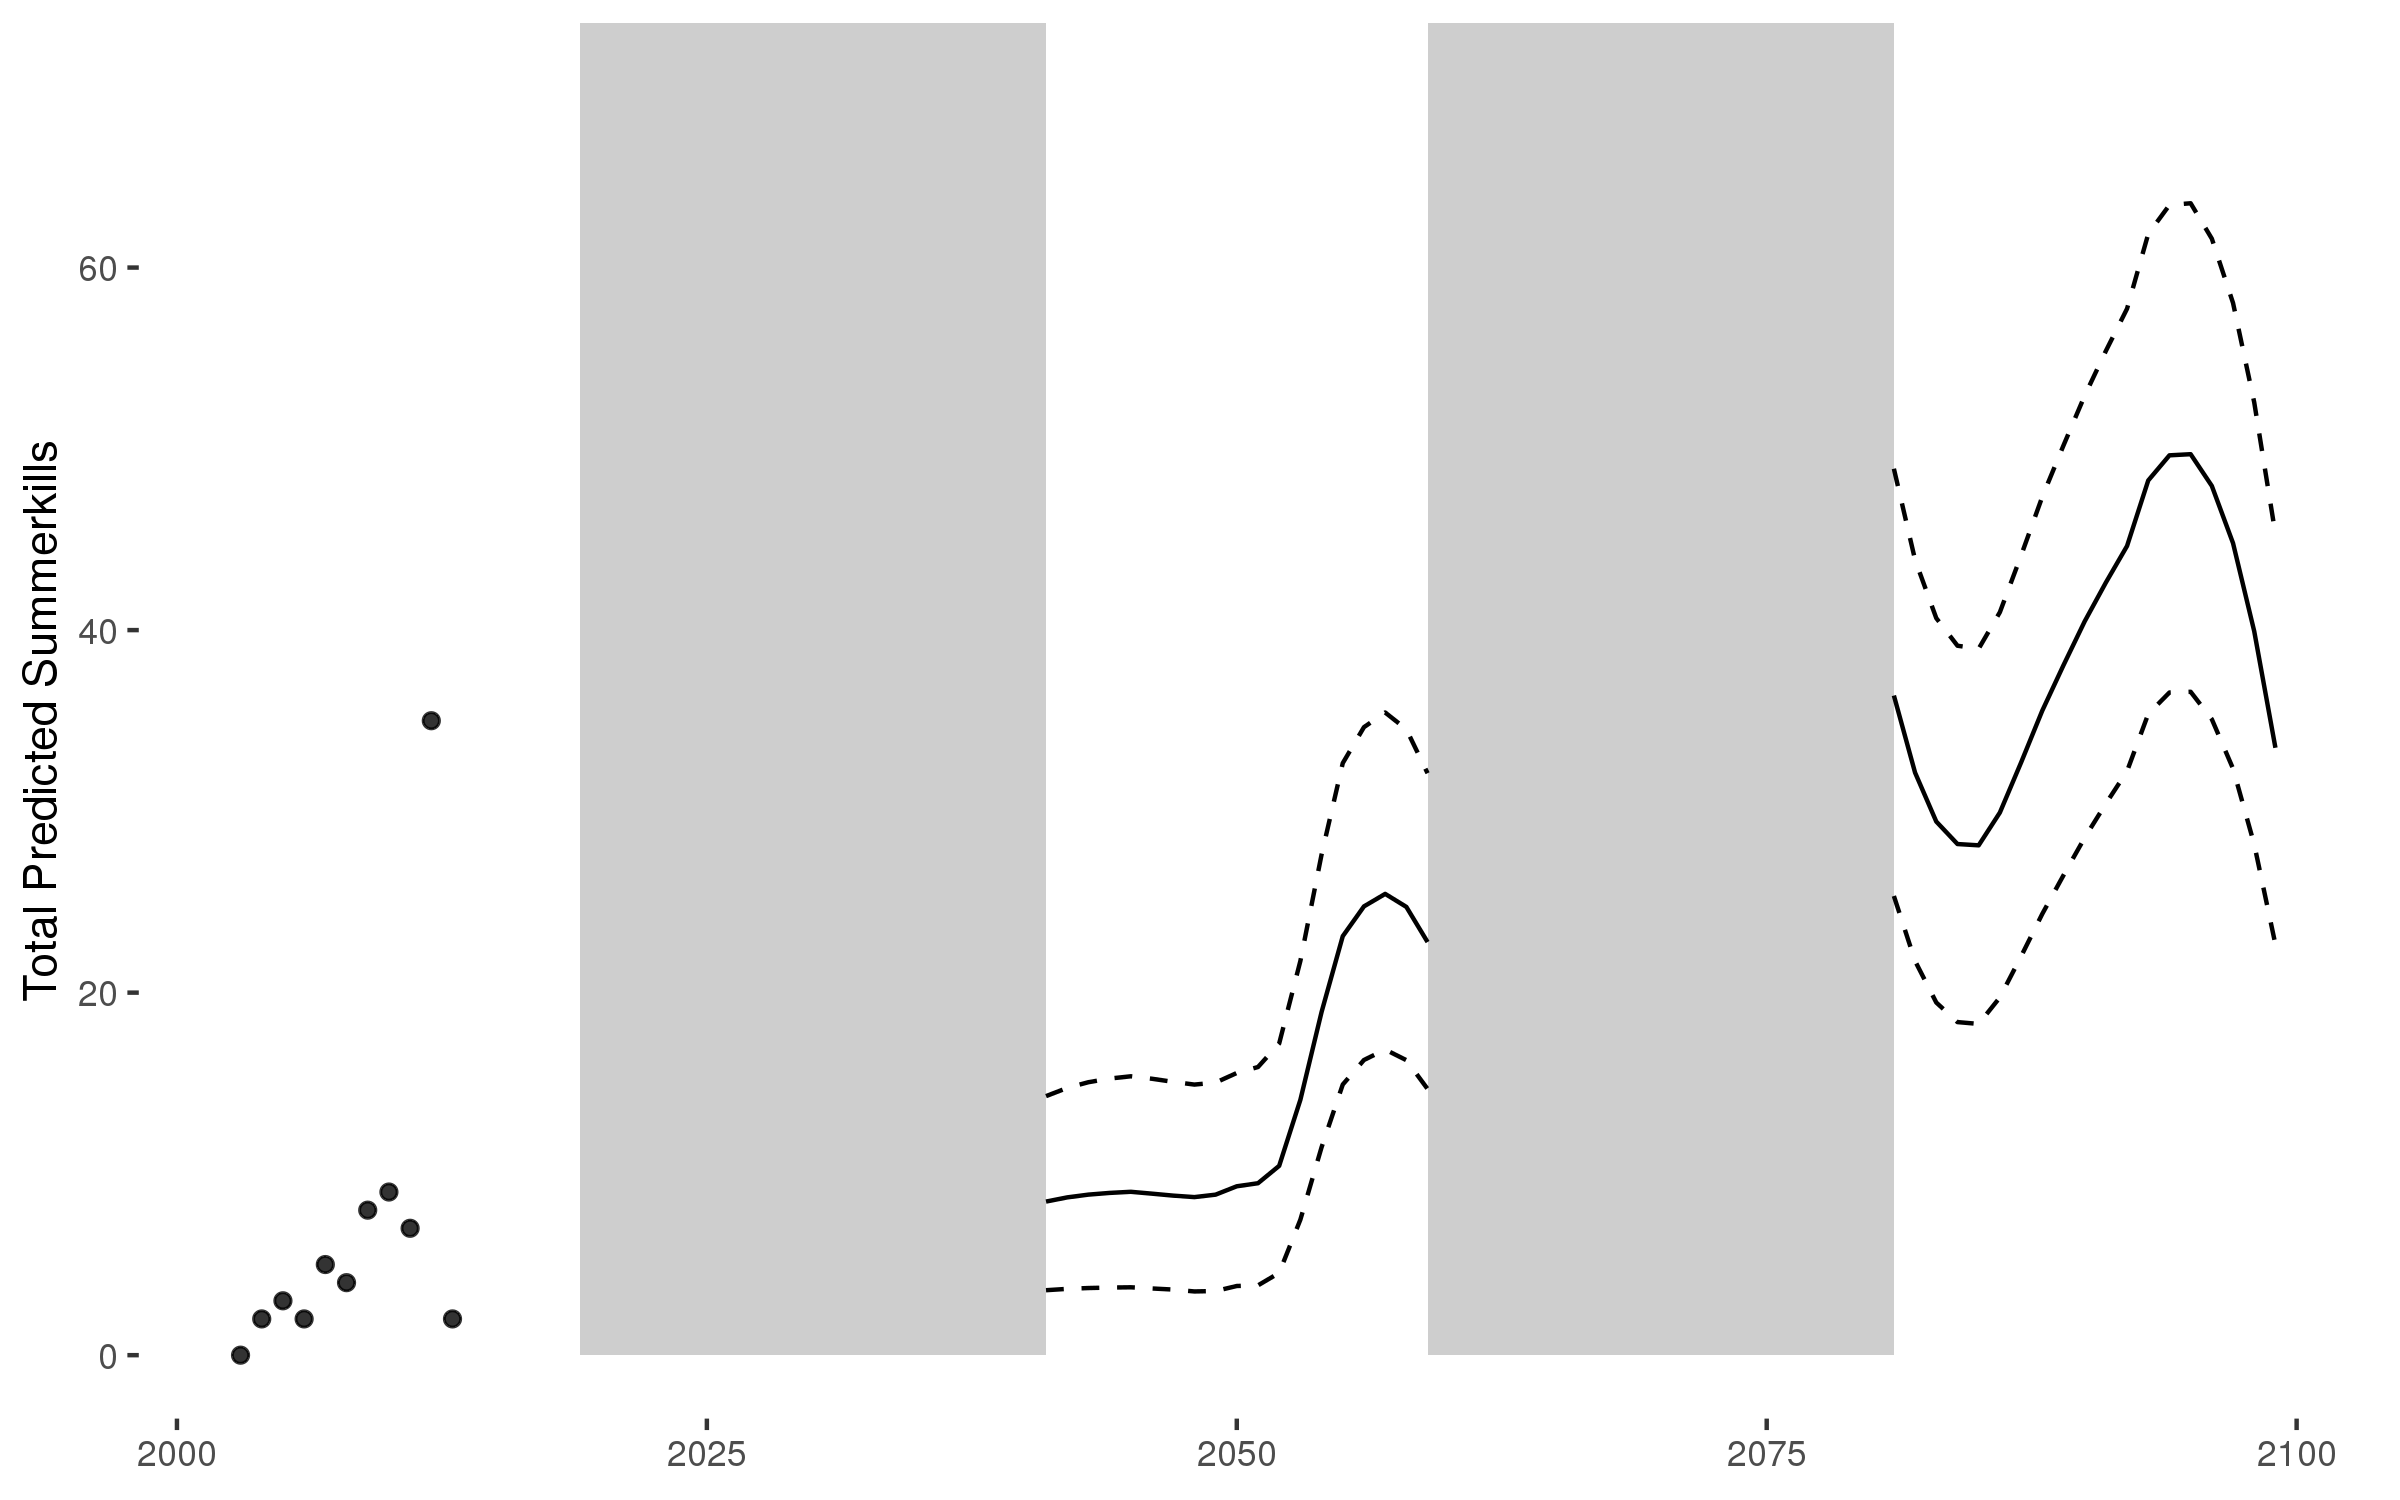

Write R code to recreate this figure.
# Load packages
library(tidyverse)
library(ggthemes)
library(ggmap)
library(gridExtra)
library(scales)
library(car)
library(DescTools)
library(spdep)

# Load data
historical_data <- read_csv('../data/processed/historical_data.csv')
future_data     <- read_csv('../data/processed/future_data.csv')
lasso_fit_1     <- read_rds("../data/models/lasso_fit_1_kappa.rds")


# Function to compute prediction interval via simulation
compute_quantile <- function(x, q, reps = 1000) {
  x %>%
    map_dfc( ~ rbinom(reps, 1, prob = .x)) %>%
    rowSums() %>%
    quantile(q)
}

# Process data
predictions_1 <- predict(object = m1$glmnet.fit, future_data, type = "response") %>%
  select(2)
future_data$prob <- predictions_1$`1`

future_data <- future_data %>%
  group_by(year) %>%
  summarize(Temp = mean(mean_surf),
            kills = sum(prob),
            #lb_kill    = compute_quantile(prob, q = .025, reps = 300),
            #ub_kill    = compute_quantile(prob, q = .975, reps = 300)
            ) %>%
  mutate(kills_smooth = loess(kills ~ year, .)$fitted,
         lb_smooth = loess(kills ~ year, .)$fitted,
         ub_smooth = loess(kills ~ year, .)$fitted)

hist_data <- historical_data %>% 
  mutate(summerkill = ifelse(is.na(summerkill), 
                             0, summerkill)) %>%
  group_by(year) %>%
  summarize(kills = sum(summerkill), 
            Temp = mean(mean_surf)) %>%
  mutate(kills_smooth = loess(kills ~ year, .)$fitted)

gap_data <- tibble(year = c(2014:2041, 2060:2079))

full_data <- future_data %>%
  bind_rows(hist_data, gap_data)

ggplot(full_data, aes(x = year)) +
  geom_line(aes(y = kills_smooth)) +
  geom_line(aes(y = lb_smooth), linetype = "dashed") +
  geom_line(aes(y = ub_smooth), linetype = "dashed") +
  ylab("Total Predicted Summerkills") +
  xlab(NULL) +
  theme_bw()










make_quantiles <- function(x, probs = seq(0, 1, by = .2)) {
  qu <- quantile(x, probs = probs)
  cut(x, 
      breaks = qu,
      labels = names(qu)[-1], 
      include.lowest = TRUE)
}

full_data <- full_data%>%#bind_rows(tibble(Year = c(2015:2040, 2060:2080))) %>% 
  mutate(
        Temp     = make_quantiles(Temp),
        early_lb = ifelse(year < 2060, lb_kill, NA),
        late_lb  = ifelse(year > 2060, lb_kill, NA), 
        early_ub = ifelse(year < 2060, ub_kill, NA),
        late_ub  = ifelse(year > 2060, ub_kill, NA))

pred_smooth       <- loess(pred_kills ~ year, full_data)
pred_early_smooth <- loess(early_kills ~ year, full_data %>% filter(year < 2070))
pred_late_smooth  <- loess(late_kills ~ year, full_data %>% filter(year>2070))
early_lb_smooth   <- loess(early_lb ~ year, full_data %>% filter(year < 2070))
late_lb_smooth    <- loess(late_lb ~ year, full_data %>% filter(year>2070))
early_ub_smooth   <- loess(early_ub ~ year, full_data %>% filter(year < 2070))
late_ub_smooth    <- loess(late_ub ~ year, full_data %>% filter(year>2070))

full_data_smoothed <- full_data %>%
  mutate(
    pred_s     = ifelse(year > 2040, pred_smooth$fitted, NA),
    pred_e_s   = ifelse(year > 2040 & year < 2070, pred_early_smooth$fitted, NA),
    pred_l_s   = ifelse(year > 2070, pred_late_smooth$fitted, NA),
    early_lb_s = ifelse(year > 2040 & year < 2070, early_lb_smooth$fitted, NA),
    late_lb_s  = ifelse(year> 2070, late_lb_smooth$fitted, NA),
    early_ub_s = ifelse(year> 2040 & year < 2070, early_ub_smooth$fitted, NA),
    late_ub_s  = ifelse(year> 2070, late_ub_smooth$fitted, NA)
  )

plot <- full_data_smoothed %>%
  ggplot(aes(x=year,y = pred_s)) +
  geom_rect(xmin = 2019, xmax = 2041, ymin = 0, ymax = 110, alpha = 0.002)+
  geom_rect(xmin = 2059, xmax = 2081, ymin = 0, ymax = 110, alpha = 0.002)+
  #geom_line(color = 'black') +
  #geom_ribbon(aes(ymax = ub_kill, ymin = lb_kill), alpha = 0.5)+
  geom_point(aes(y = actual_kills), color = 'black', alpha = 0.8)+
  geom_line(aes(y = pred_e_s), color = 'black')+
  geom_line(aes(y = pred_l_s), color = 'black')+
  geom_line(aes(y = early_lb_s), color = 'black', linetype = 'dashed') +
  geom_line(aes(y = late_lb_s), color = 'black', linetype = 'dashed') +
  geom_line(aes(y = early_ub_s), color = 'black', linetype = 'dashed')+
  geom_line(aes(y = late_ub_s), color = 'black', linetype = 'dashed')+
  ylab("Total Predicted Summerkills")+
  xlab(NULL) +
  theme_tufte()+
  theme(text = element_text(family = 'sans'))+
  ylim(0,70) 
plot

side_plot <- full_data %>%
  ggplot +
  geom_bar(stat = 'identity', aes(x = year, y = 1, fill = Temp)) +
  theme_tufte() +
  theme(axis.title.y = element_blank(), axis.text.y = element_blank(), axis.ticks.y = element_blank()) +
  theme(text = element_text(family = 'sans')) +
  scale_color_brewer(palette =  'OrRd', aesthetics = 'fill', direction = 1)
#  scale_fill_discrete(low = 'blue', high = 'red', limits = c(9, 16)) 

side_plot

plot_full <- grid.arrange(plot, side_plot)

ggsave("summerkill_time_serise.png", plot, width = 8, height = 5)

